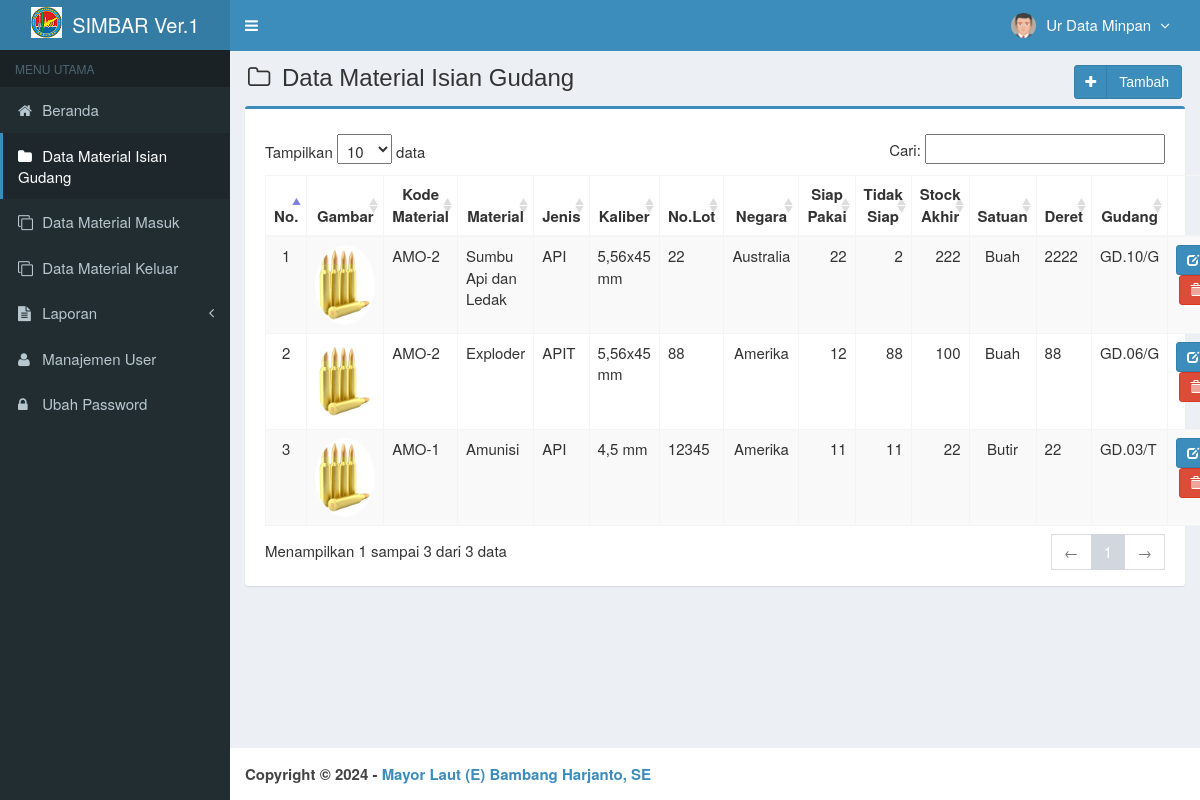
Page /main.php?module=helm (signed in) on the committed database.
### tables this page shows
CREATE TABLE `is_users` (
  `id_user` int(3) NOT NULL,
  `username` varchar(50) NOT NULL,
  `nama_user` varchar(50) NOT NULL,
  `password` varchar(50) NOT NULL,
  `email` varchar(50) DEFAULT NULL,
  `telepon` varchar(13) DEFAULT NULL,
  `foto` varchar(100) DEFAULT NULL,
  `hak_akses` enum('Super Admin','Manajer','Gudang') NOT NULL,
  `status` enum('aktif','blokir') NOT NULL DEFAULT 'aktif',
  `created_at` timestamp NOT NULL DEFAULT current_timestamp(),
  `updated_at` timestamp NOT NULL DEFAULT current_timestamp() ON UPDATE current_timestamp()
);

CREATE TABLE `is_helm` (
  `id_helm` int NOT NULL AUTO_INCREMENT,
  `kode_mat` varchar(20) NOT NULL,
  `nama_mat` varchar(50) NOT NULL,
  `jenis` varchar(20) NOT NULL,
  `kaliber` varchar(10) NOT NULL,
  `no_lot` varchar(100) NOT NULL,
  `negara` varchar(20) NOT NULL,
  `siap` int(100) NOT NULL,
  `tidak_siap` int(100) NOT NULL,
  `stock_akhir` int(100) NOT NULL,
  `satuan` varchar(20) NOT NULL,
  `deret` varchar(100) NOT NULL,
  `gambar` varchar(100) NOT NULL,
  `gudang` varchar(10) NOT NULL,
  `created_user` int(3) NOT NULL,
  `created_date` timestamp NOT NULL DEFAULT current_timestamp(),
  `updated_user` int(3) NOT NULL,
  `updated_date` timestamp NOT NULL DEFAULT current_timestamp() ON UPDATE current_timestamp(),
  PRIMARY KEY (`id_helm`)
);

### modules/helm/view.php (the view, shortened to what this page needs)
<section class="content-header">
  <h1>
    <i class="fa fa-folder-o icon-title"></i> Data Material Isian Gudang
    <a class="btn btn-primary btn-social pull-right" href="?module=form_helm&form=add" title="Tambah Data" data-toggle="tooltip">
      <i class="fa fa-plus"></i> Tambah
    </a>
  </h1>
</section>
<section class="content">
  <div class="row">
    <div class="col-md-12">
      <div class="box box-primary">
        <div class="box-body">
          <table id="dataTables1" class="table table-bordered table-striped table-hover">
            <thead>
              <tr>
                <th class="center">No.</th>
                <th class="center">Gambar</th>
                <th class="center">Kode Material</th>
                <th class="center">Material</th>
                <th class="center">Jenis</th>
                <th class="center">Kaliber</th>
                <th class="center">No.Lot</th>
                <th class="center">Negara</th>
                <th class="center">Siap Pakai</th>
                <th class="center">Tidak Siap</th>
                <th class="center">Stock Akhir</th>
                <th class="center">Satuan</th>
                <th class="center">Deret</th>
                <th class="center">Gudang</th>
                <th>
                </th>
              </tr>
            </thead>
            <tbody>
            <?php
            $no = 1;
            $query = mysqli_query($mysqli, "SELECT id_helm,kode_mat,nama_mat,jenis,kaliber,no_lot,negara,tidak_siap,siap,stock_akhir,satuan,deret,gudang,gambar FROM is_helm ORDER BY id_helm DESC")
                                            or die('Ada kesalahan pada query tampil Data material: '.mysqli_error($mysqli));
            while ($data = mysqli_fetch_assoc($query)) {
                echo "<tr>
                      <td width='50' class='center'>$no</td>";
                      if ($data['gambar']=="") { ?>
                        <td class='center'><img class='img-user' src='images/gambar/contoh-amocil.png' width='60'></td>
                      <?php
                      } else { ?>
                        <td class='center'><img class='img-user' src='images/gambar/<?php echo $data['gambar']; ?>' width='60'></td>
                      <?php
                      }
                 echo "
                      <td width='120'align='left'>$data[kode_mat]</td>
                      <td width='80'>$data[nama_mat]</td>
                      <td width='140'class='left'>$data[jenis]</td>
                      <td width='120'class='left'>$data[kaliber]</td>
                      <td width='80'class='left'>$data[no_lot]</td>
                      <td width='80'class='center'>$data[negara]</td>
                      <td width='100' align='right'>$data[siap]</td>
                      <td width='100' align='right'>$data[tidak_siap]</td>
                      <td width='100' align='right'>$data[stock_akhir]</td>
                      <td width='80' class='center'>$data[satuan]</td>
                      <td width='40'class='left'>$data[deret]</td>
                      <td width='80'class='lect'>$data[gudang]</td>
                      <td class='center' width='80'>
                        <div>
                          <a data-toggle='tooltip' data-placement='top' title='Ubah' style='margin-right:5px' class='btn btn-primary btn-sm' href='?module=form_helm&form=edit&id=$data[id_helm]'>
                              <i style='color:#fff' class='glyphicon glyphicon-edit'></i>
                          </a>";
            ?>
                          <a data-toggle="tooltip" data-placement="top" title="Hapus" class="btn btn-danger btn-sm" href="modules/helm/proses.php?act=delete&id=<?php echo $data['id_helm'];?>" onclick="return confirm('Anda yakin ingin menghapus data material <?php echo $data['nama_mat']; ?> ?');">
                              <i style="color:#fff" class="glyphicon glyphicon-trash"></i>
                          </a>
            <?php
              echo "    </div>
                      </td>
                    </tr>";
              $no++;
            }
            ?>
            </tbody>
          </table>
        </div>
      </div>
    </div>
  </div>
</section><!-- /.content

### top-menu.php (shortened to what this page needs)
<?php
require_once "config/database.php";
$query = mysqli_query($mysqli, "SELECT id_user, nama_user, foto, hak_akses FROM is_users WHERE id_user='$_SESSION[id_user]'")
                                or die('Ada kesalahan pada query tampil Manajemen User: '.mysqli_error($mysqli));
$data = mysqli_fetch_assoc($query);
?>
<li class="dropdown user user-menu">
  <a href="#" class="dropdown-toggle" data-toggle="dropdown">
  <?php
  if ($data['foto']=="") { ?>
    <img src="images/user/user-default.png" class="user-image" alt="User Image"/>
  <?php
  }
  else { ?>
    <img src="images/user/<?php echo $data['foto']; ?>" class="user-image" alt="User Image"/>
  <?php
  }
  ?>
    <span class="hidden-xs"><?php echo $data['nama_user']; ?> <i style="margin-left:5px" class="fa fa-angle-down"></i></span>
  </a>
</li>

### assets/css/style.css (style rules this page uses)
.btn-social *:first-child { border-right: 1px solid rgba(0, 0, 0, 0.1); bottom: 0; font-size: 1em !important; left: 0; line-height: 32px !important; position: absolute; text-align: center; top: 0; width: 32px !important; }
.content-header { padding: 15px 18px 0; position: relative; }
.center { text-align:center; }
.left { text-align: left; }
.img-user { border: 1px solid #fff; border-radius: 100%; }
.icon-title { margin-right: 5px; }
body { background-color: #fff; color: #333; font-size: 15px; line-height: 1.42857; }

### rows in the picture
is_users: foto (picture), nama_user "Ur Data Minpan"
is_helm: kode_mat "AMO-2", nama_mat "Sumbu Api dan Ledak", jenis "API", kaliber "5,56x45 mm", no_lot "22", negara "Australia", siap "22", tidak_siap "2", stock_akhir "222", satuan "Buah", deret "2222", gudang "GD.10/G"
is_helm: kode_mat "AMO-2", nama_mat "Exploder", jenis "APIT", kaliber "5,56x45 mm", no_lot "88", negara "Amerika", siap "12", tidak_siap "88", stock_akhir "100", satuan "Buah", deret "88", gudang "GD.06/G"
is_helm: kode_mat "AMO-1", nama_mat "Amunisi", jenis "API", kaliber "4,5 mm", no_lot "12345", negara "Amerika", siap "11", tidak_siap "11", stock_akhir "22", satuan "Butir", deret "22", gudang "GD.03/T"
